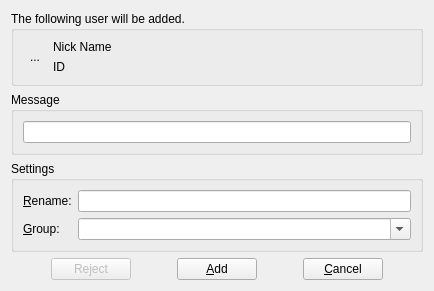
<?xml version="1.0" encoding="UTF-8"?>
<ui version="4.0">
 <class>AddContactDialog</class>
 <widget class="QDialog" name="AddContactDialog">
  <property name="geometry">
   <rect>
    <x>0</x>
    <y>0</y>
    <width>340</width>
    <height>285</height>
   </rect>
  </property>
  <property name="windowTitle">
   <string>Dialog</string>
  </property>
  <layout class="QGridLayout" name="gridLayout_2">
   <property name="sizeConstraint">
    <enum>QLayout::SetFixedSize</enum>
   </property>
   <item row="0" column="0">
    <widget class="QGroupBox" name="groupBoxUserInfo">
     <property name="sizePolicy">
      <sizepolicy hsizetype="Expanding" vsizetype="Expanding">
       <horstretch>0</horstretch>
       <verstretch>0</verstretch>
      </sizepolicy>
     </property>
     <property name="title">
      <string>The following user will be added.</string>
     </property>
     <layout class="QGridLayout" name="gridLayout_3">
      <item row="0" column="0" rowspan="2">
       <widget class="QToolButton" name="toolButtonUserFace">
        <property name="focusPolicy">
         <enum>Qt::NoFocus</enum>
        </property>
        <property name="text">
         <string notr="true">...</string>
        </property>
        <property name="icon">
         <iconset resource="../resources.qrc">
          <normaloff>:/resources/images/logo_128_128.png</normaloff>:/resources/images/logo_128_128.png</iconset>
        </property>
        <property name="iconSize">
         <size>
          <width>48</width>
          <height>48</height>
         </size>
        </property>
        <property name="autoRaise">
         <bool>true</bool>
        </property>
       </widget>
      </item>
      <item row="0" column="1">
       <widget class="QLabel" name="labelUserNickName">
        <property name="sizePolicy">
         <sizepolicy hsizetype="Expanding" vsizetype="Preferred">
          <horstretch>0</horstretch>
          <verstretch>0</verstretch>
         </sizepolicy>
        </property>
        <property name="text">
         <string>Nick Name</string>
        </property>
       </widget>
      </item>
      <item row="1" column="1">
       <widget class="QLabel" name="labelUserID">
        <property name="sizePolicy">
         <sizepolicy hsizetype="Expanding" vsizetype="Preferred">
          <horstretch>0</horstretch>
          <verstretch>0</verstretch>
         </sizepolicy>
        </property>
        <property name="text">
         <string>ID</string>
        </property>
       </widget>
      </item>
     </layout>
    </widget>
   </item>
   <item row="1" column="0">
    <widget class="QGroupBox" name="groupBoxMessage">
     <property name="sizePolicy">
      <sizepolicy hsizetype="Expanding" vsizetype="Preferred">
       <horstretch>0</horstretch>
       <verstretch>0</verstretch>
      </sizepolicy>
     </property>
     <property name="title">
      <string>Message</string>
     </property>
     <layout class="QHBoxLayout" name="horizontalLayout_2">
      <item>
       <widget class="QLineEdit" name="lineEditMessage"/>
      </item>
     </layout>
    </widget>
   </item>
   <item row="2" column="0">
    <widget class="QGroupBox" name="groupBoxSettings">
     <property name="title">
      <string>Settings</string>
     </property>
     <layout class="QGridLayout" name="gridLayout">
      <item row="0" column="0">
       <widget class="QLabel" name="labelRename">
        <property name="text">
         <string>&amp;Rename:</string>
        </property>
        <property name="buddy">
         <cstring>lineEditRename</cstring>
        </property>
       </widget>
      </item>
      <item row="0" column="1">
       <widget class="QLineEdit" name="lineEditRename"/>
      </item>
      <item row="1" column="0">
       <widget class="QLabel" name="labelGroup">
        <property name="text">
         <string>&amp;Group:</string>
        </property>
        <property name="buddy">
         <cstring>comboBoxGroup</cstring>
        </property>
       </widget>
      </item>
      <item row="1" column="1">
       <widget class="QComboBox" name="comboBoxGroup">
        <property name="sizePolicy">
         <sizepolicy hsizetype="Expanding" vsizetype="Fixed">
          <horstretch>0</horstretch>
          <verstretch>0</verstretch>
         </sizepolicy>
        </property>
        <property name="editable">
         <bool>true</bool>
        </property>
       </widget>
      </item>
     </layout>
    </widget>
   </item>
   <item row="3" column="0">
    <layout class="QHBoxLayout" name="horizontalLayout">
     <item>
      <spacer name="horizontalSpacer_3">
       <property name="orientation">
        <enum>Qt::Horizontal</enum>
       </property>
       <property name="sizeHint" stdset="0">
        <size>
         <width>40</width>
         <height>20</height>
        </size>
       </property>
      </spacer>
     </item>
     <item>
      <widget class="QPushButton" name="pushButtonReject">
       <property name="enabled">
        <bool>false</bool>
       </property>
       <property name="text">
        <string>Reject</string>
       </property>
      </widget>
     </item>
     <item>
      <spacer name="horizontalSpacer_4">
       <property name="orientation">
        <enum>Qt::Horizontal</enum>
       </property>
       <property name="sizeHint" stdset="0">
        <size>
         <width>40</width>
         <height>20</height>
        </size>
       </property>
      </spacer>
     </item>
     <item>
      <widget class="QPushButton" name="pushButtonAddAsAContact">
       <property name="text">
        <string>&amp;Add</string>
       </property>
      </widget>
     </item>
     <item>
      <spacer name="horizontalSpacer">
       <property name="orientation">
        <enum>Qt::Horizontal</enum>
       </property>
       <property name="sizeHint" stdset="0">
        <size>
         <width>40</width>
         <height>20</height>
        </size>
       </property>
      </spacer>
     </item>
     <item>
      <widget class="QPushButton" name="pushButtonCancel">
       <property name="text">
        <string>&amp;Cancel</string>
       </property>
      </widget>
     </item>
     <item>
      <spacer name="horizontalSpacer_2">
       <property name="orientation">
        <enum>Qt::Horizontal</enum>
       </property>
       <property name="sizeHint" stdset="0">
        <size>
         <width>40</width>
         <height>20</height>
        </size>
       </property>
      </spacer>
     </item>
    </layout>
   </item>
  </layout>
 </widget>
 <resources>
  <include location="../resources.qrc"/>
 </resources>
 <connections>
  <connection>
   <sender>pushButtonCancel</sender>
   <signal>clicked()</signal>
   <receiver>AddContactDialog</receiver>
   <slot>reject()</slot>
   <hints>
    <hint type="sourcelabel">
     <x>271</x>
     <y>228</y>
    </hint>
    <hint type="destinationlabel">
     <x>169</x>
     <y>125</y>
    </hint>
   </hints>
  </connection>
 </connections>
</ui>
